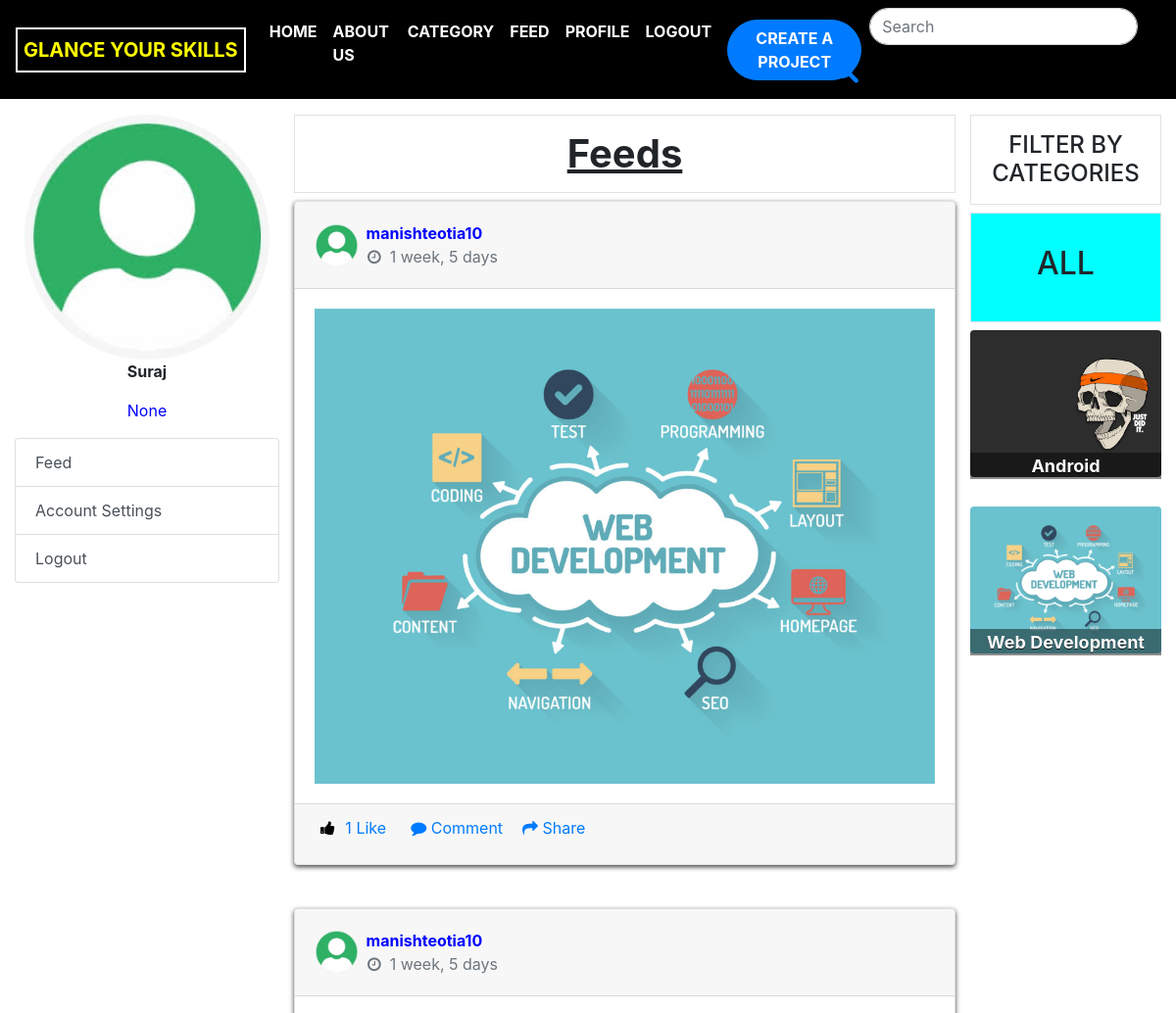
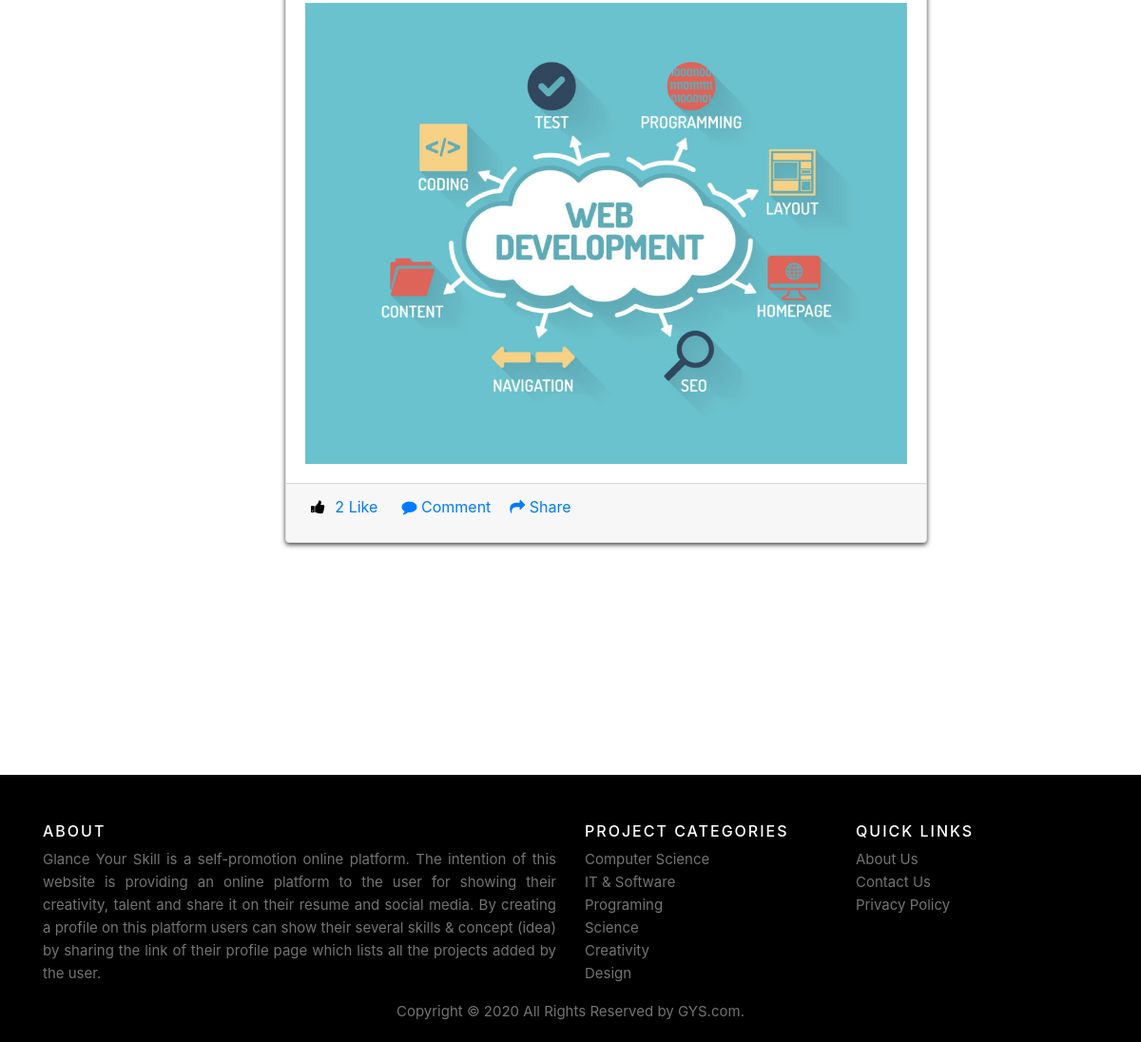
/feed/ (signed in), run on the app's committed database (2 pictures, top to bottom).
### Glance_Skills_App/models/auth.py (models this page shows, shortened)
class extendeduser(models.Model):
    user = models.OneToOneField(User,default=None,on_delete=models.CASCADE)
    phone_number = models.CharField(max_length=15)
    age = models.IntegerField(null=True,blank=True)
    profession = models.CharField(null=True,max_length=50)
    bio = models.CharField(null=True,max_length=256)
    image = models.ImageField(upload_to='images/user_images/',null=True , default = "/images/user_images/defaultuser.jpeg")

### Glance_Skills_App/models/projects.py (models this page shows, shortened)
class Project(models.Model):
    user = models.ForeignKey(User,on_delete=models.CASCADE)
    category = models.ForeignKey(ProjectCategory,on_delete=models.CASCADE)
    project_name = models.CharField(max_length=256)
    short_description = models.CharField(max_length=150)
    description = models.CharField(max_length=256)
    likes = models.ManyToManyField(User,related_name='posts')
    image = models.ImageField(upload_to='images/project_images/')
    video = models.FileField(upload_to='video/project_video/')
    external_link = models.URLField(max_length=256)
    created_by = models.DateTimeField(auto_now_add=True)

class ProjectCategory(models.Model):
    name = models.CharField(max_length=150)
    description = models.CharField(max_length=256)
    image = models.ImageField(upload_to='images/categories/',max_length=150)
    created_date = models.DateTimeField(auto_created=timezone.now())

### Glance_Skills_App/views/feed.py (the view, shortened to what this page needs)
# urls.py: path('feed/',views.FeedPage.as_view(),name='feed'),
class FeedPage(View):
    def get(self,request):
        user = User.objects.get(username=request.user)
        extradetail_user = extendeduser.objects.get(user=user)
        project = Project.objects.all().exclude(user=user)
        categories =  ProjectCategory.objects.all()
        liked_project = Project.objects.filter(likes=request.user)
        context = {
            'projects':project,
            'user':user,
            'extra':extradetail_user,
            'liked_project':liked_project,
            'categories':categories
        }
        return render(request,'feed/feed_main.html',context)

### Glance_Skills_App/templates/feed/feed_main.html (shortened to what this page needs)
{% extends 'feed/feed.html' %} {% load static %}
{% load custom_tags %}
{% block feed %}
<link rel="stylesheet" href="{% static 'css/home.css' %}" />
<link rel="stylesheet" href="{% static 'css/comment.css' %}" />
<div class="row">
  <div class="col-9 p-0">
    <h1
      class="text-center font-weight-bold border"
      style="text-decoration: underline; padding: 15px"
    >
      Feeds
    </h1>
    {% for project in projects %}
    <div
      class="card gedf-card"
      style="-webkit-box-shadow: 0px 2px 5px 0px rgba(0, 0, 0, 0.75)"
    >
      <div class="card-header">
        <div class="d-flex justify-content-between align-items-center">
          <div class="d-flex justify-content-between align-items-center">
            <div class="">
              <img
                class="rounded-circle"
                width="45"
                src="{{project.user.extendeduser.image.url}}"
                alt=""
              />
            </div>
            <div class="mt-2">
              <div class="h-2 font-weight-bold ms-2" style="color: blue;">&nbsp;&nbsp;{{project.user.username}}</div>
              <div class="text-muted h7 mb-2 ms-2">&nbsp;
                <i class="fa fa-clock-o"></i>&nbsp;&nbsp;{{project.created_by | timesince}}
              </div>
            </div>
          </div>
        </div>
      </div>
      <div class="card-body">
        <section style="background-size: cover; text-align: center">
          <img
            src="{{project.image.url}}"
            class="img-fluid"
            style="max-height: 600px"
          />
        </section>
      </div>
      <div class="card-footer" style="display: inherit">
        <form action="{% url 'like_post' project.pk %}" method="post">
          {% csrf_token %} {% if project not in liked_project %}
          <button
            class="fa fa-thumbs-up border-0"
            style="background: none"
            type="submit"
            name="project_id"
            value="{{project.id}}"
          ></button>
          <a class="card-link">{{project.likes.count}} Like</a>
          {% endif %}
        </form>
        <pre>   </pre>
        <a href="#demo" class="card-link" data-bs-toggle="collapse"
          ><i class="fa fa-comment"></i> {{commen}} Comment</a
        >
        <a href="#" class="card-link"
          ><i class="fa fa-mail-forward"></i> Share</a
        >
      </div>
    </div>
    {% endfor %}
  </div>
  <div class="col-3">
    <h4 class="text-center border p-3">FILTER BY CATEGORIES</h4>
    <h2
      class="text-center border"
      style="height: 7rem; padding: 2rem; background-color: aqua"
    >
      ALL
    </h2>
    {% for category in categories %}
    <div
      style="
        background-image: url('{{category.image.url}}');
        min-height: 150px;
      "
      class="image-grid-cover"
    >
      <a href="/categoryPage/{{category.id}}/" class="cover-wrapper" style="top: 125px">{{category.name}}</a>
    </div>
    {% endfor %}
  </div>
</div>
{% endblock %}

### Glance_Skills_App/templates/feed/feed.html (shortened to what this page needs)
{% extends 'base.html' %}{% load static %}
{% block content %}
<div class="container-fluid mt-3">
  <div class="row">
    <div class="col-md-3">
      <div class="text-center">
      <img class="img-fluid rounded-circle" style="height: 250px;"  src="{{user.extendeduser.image.url}}" alt="Image"/>
       <p><strong>{{user.first_name}}</strong></p>
       <p style="color: blue;">{{extra.profession}}</p>
      </div>
       <div class="list-group" id="list-tab" role="tablist">
        <a class="list-group-item list-group-item-action" id="list-profile-list active" href="{% url 'feed' %}" role="tab" aria-controls="profile">Feed</a>
        <a class="list-group-item list-group-item-action" id="list-messages-list" href="{% url 'editprofile' %}" role="tab" aria-controls="messages">Account Settings</a>
        <a class="list-group-item list-group-item-action" id="list-settings-list" href="{% url 'logout' %}" role="tab" aria-controls="settings">Logout</a>
      </div>
    </div>
    <div class="col-9">
        {% block feed %}
        {% endblock %}
    </div>
      </div>
    </div>
{% endblock %}

### Glance_Skills_App/static/css/home.css (style rules this page uses)
.image-grid-cover { width: 100%; background-size: cover; min-height: 180px; position: relative; margin-bottom: 30px; text-shadow: rgba(0, 0, 0, 0.8) 0 1px 0; border-radius: 4px; }
.cover-wrapper { font-size: 18px; font-weight: bold; text-align: center; display: block; color: #fff; text-shadow: rgba(0, 0, 0, 0.8) 0 1px 0; z-index: 21; position: relative; top: 150px; background: rgba(0, 0, 0, 0.45); }

### Glance_Skills_App/static/css/comment.css (style rules this page uses)
@media (min-width: 992px) { .gedf-card { margin-bottom: 2.77rem; } }
a { text-decoration: none; }

### data on the page
extendeduser: profession "None"
Project: user.extendeduser.image (placeholder picture), user.username "manishteotia10", created_by "1 week, 5 days", image (picture), likes.count "1"
Project: user.extendeduser.image (placeholder picture), user.username "manishteotia10", created_by "1 week, 5 days", image (picture), likes.count "2"
ProjectCategory: image (picture), name "Android"
ProjectCategory: image (picture), name "Web Development"

### other printed values
{{ user.first_name }} "Suraj"
